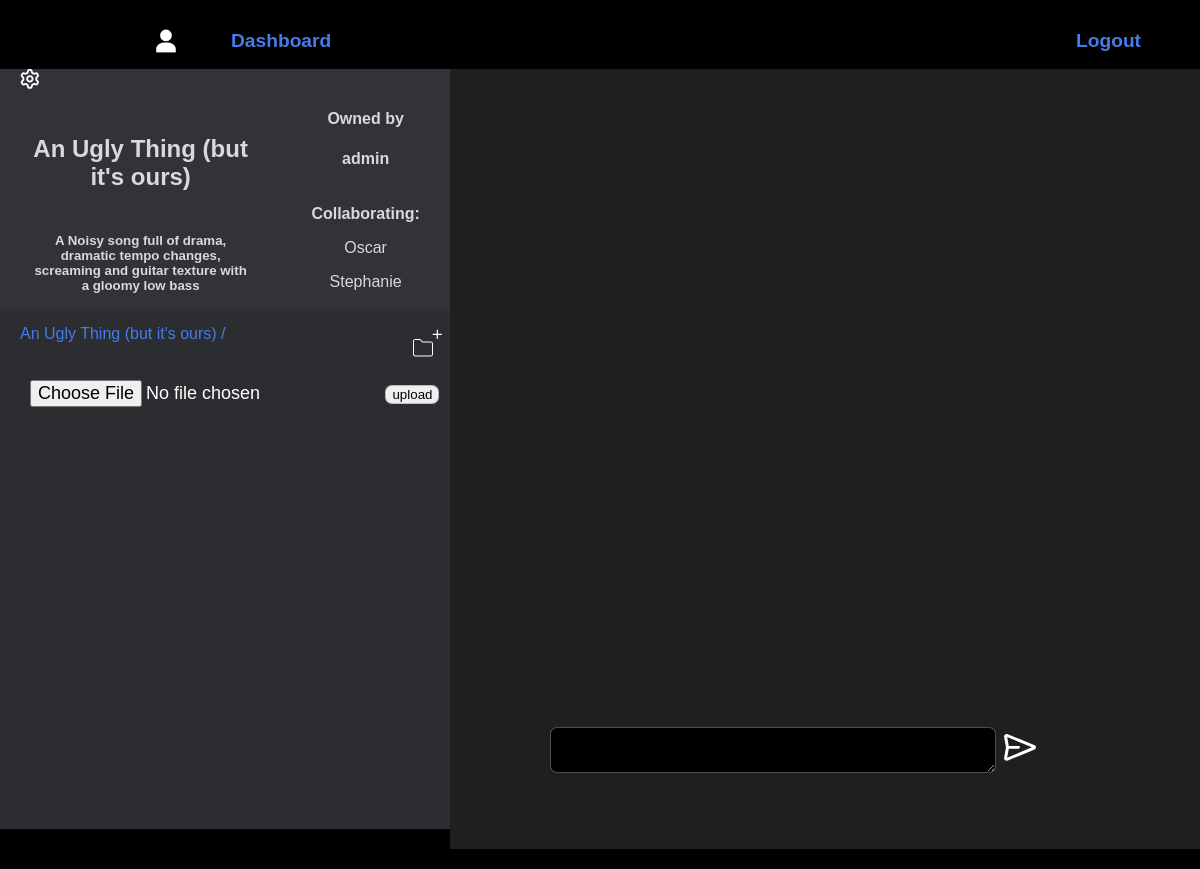
The page /repository/1 on the database as committed earlier.
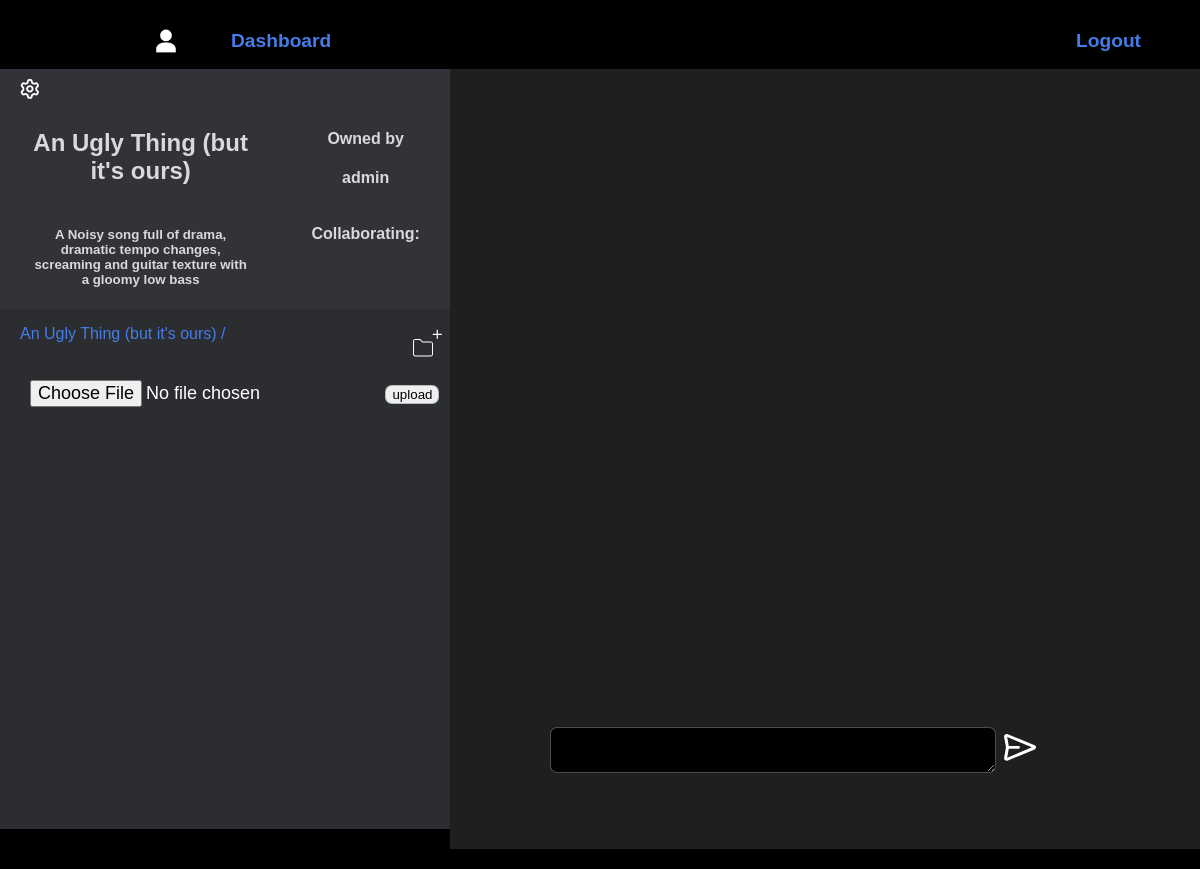
The same page on the database as committed later.
### palinodes/models.py (models this page shows)
class User(AbstractUser):
    pass

### palinodes/views.py (the view)
# urls.py: path("repository/<int:repository_id>", views.repository_view, name="repository"),
def repository_view(request, repository_id):
    repository = Directory.objects.get(id=repository_id)
    return render(request, "palinodes/repository.html", {
        "repository": repository
    })

### palinodes/templates/palinodes/repository.html (shortened to what this page needs)
{% extends 'palinodes/layout.html' %}
{% load static %}
{% block navbar %}
<li id="dash-btn">
    {% if user.profile.avatar %}
    <img id="avatar-sm" src={{user.profile.avatar.url}}>
    {% else %}
    <img style="background-color: black;" id="avatar-sm" src='/media/Default-Profile-Picture.png' >
    {% endif %}
    <a href={% url 'dashboard' %}>Dashboard</a></li>
{% endblock navbar %}
{% block body %}
    <div id="repository-container">
        <div id=repository-details>
            <div class="clickable" id="repository-settings">
            </div>
            <div id="repository-details-details">
                <h2>{{repository.name}}</h2>
                <h5>{{repository.description}}</h3>
            </div>
            <div id="repository-details-collaborators">
                <div>
                    <h4>Owned by</h4>
                    <h4>{{repository.owner.username}}</h4>
                </div>
                <div>
                    <p><strong>Collaborating:</strong></p>
                    {% for collaborator in repository.collaborators.all %}
                    <p>{{collaborator.username}}</p>
                    {% endfor %}
                </div>
            </div>
        </div>
        <div id="repository-contents">
            <div id="repository-contents-topbar">
                <div id="current-path">
                    <p>{{repository.name}} /</p>
                </div>
                <button id="new-directory" class="clickable">
                </button>
            </div>
            <form id="file-form">
                <input id="file-input" class="clickable bordered" type="file">
                <input class="clickable bordered" type="submit" value="upload">
            </form>
        </div>
        <div id="soundwave"></div>
        <div id="chat-container">
            <div id="chat">
            </div>
            <form id="new-comment">
                <textarea class="bordered" type="text" name="comment" id="comment-input"></textarea>
                <button type="submit">
                </button>
            </form>
        </div>
    </div>
{% endblock %}

Rows that differ between the two databases and show on the page:
no longer on this page (row edited): User: username "Oscar"
no longer on this page (row edited): User: username "Stephanie"
